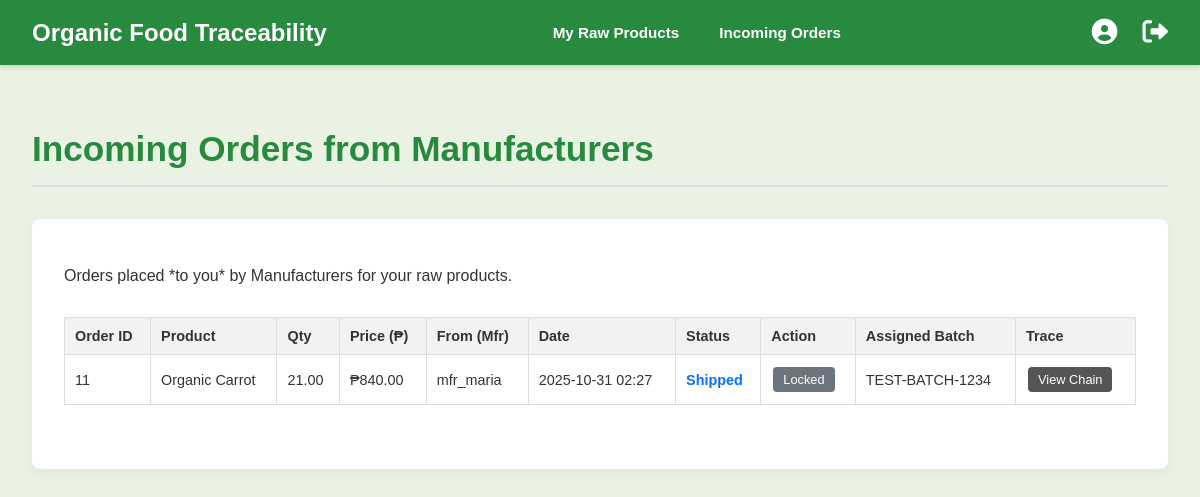
Page /farmer_orders.php (signed in) on the committed database.
### tables this page shows
CREATE TABLE IF NOT EXISTS `manufacturerfarmerorders` (
  `MF_OrderID` int NOT NULL AUTO_INCREMENT,
  `RawProductID` int NOT NULL,
  `FarmerID` int NOT NULL,
  `ManufacturerID` int NOT NULL,
  `OrderQuantity` decimal(10,2) NOT NULL,
  `TotalPrice` decimal(10,2) NOT NULL,
  `OrderDate` datetime DEFAULT CURRENT_TIMESTAMP,
  `Status` varchar(50) NOT NULL DEFAULT 'Pending Confirmation',
  `AssignedBatchID` int DEFAULT NULL,
  `isManipulated` tinyint(1) NOT NULL DEFAULT '0',
  `TransactionHash` varchar(255) DEFAULT NULL,
  PRIMARY KEY (`MF_OrderID`),
  KEY `RawProductID` (`RawProductID`),
  KEY `FarmerID` (`FarmerID`),
  KEY `ManufacturerID` (`ManufacturerID`),
  KEY `AssignedBatchID` (`AssignedBatchID`)
);

CREATE TABLE IF NOT EXISTS `products` (
  `ProductID` int NOT NULL AUTO_INCREMENT,
  `ProductName` varchar(150) NOT NULL,
  `ProductDescription` text,
  `CreatedByUserID` int NOT NULL,
  `ProductImage` varchar(255) DEFAULT NULL,
  `Quantity` decimal(10,2) DEFAULT NULL,
  `Price` decimal(10,2) DEFAULT NULL,
  `ShelfLifeDays` int DEFAULT NULL,
  `ProductType` varchar(20) NOT NULL DEFAULT 'Processed',
  `DateAdded` datetime DEFAULT CURRENT_TIMESTAMP,
  PRIMARY KEY (`ProductID`),
  KEY `CreatedByUserID` (`CreatedByUserID`),
  KEY `idx_product_type` (`ProductType`)
);

CREATE TABLE IF NOT EXISTS `users` (
  `UserID` int NOT NULL AUTO_INCREMENT,
  `Username` varchar(100) NOT NULL,
  `PasswordHash` varchar(255) NOT NULL,
  `RoleID` int NOT NULL,
  `FullName` varchar(150) DEFAULT NULL,
  `Email` varchar(150) DEFAULT NULL,
  `ContactNumber` varchar(20) DEFAULT NULL,
  `Address` text,
  `CertificateInfo` varchar(255) DEFAULT NULL,
  `VerificationStatus` varchar(20) NOT NULL DEFAULT 'Pending',
  `VerifiedByAdminID` int DEFAULT NULL,
  `VerificationDate` datetime DEFAULT NULL,
  `DateRegistered` datetime DEFAULT CURRENT_TIMESTAMP,
  PRIMARY KEY (`UserID`),
  UNIQUE KEY `Username` (`Username`),
  UNIQUE KEY `Email` (`Email`),
  KEY `RoleID` (`RoleID`),
  KEY `VerifiedByAdminID` (`VerifiedByAdminID`)
);

CREATE TABLE IF NOT EXISTS `productbatches` (
  `BatchID` int NOT NULL AUTO_INCREMENT,
  `ProductID` int NOT NULL,
  `UserID` int NOT NULL,
  `BatchNumber` varchar(100) NOT NULL,
  `SowingDate` date DEFAULT NULL,
  `HarvestedDate` date NOT NULL,
  `CropDetails` text,
  `SoilDetails` text,
  `FarmPractice` text,
  `TransactionHash` varchar(255) DEFAULT NULL,
  `QRCodePath` varchar(255) DEFAULT NULL,
  `DateCreated` datetime DEFAULT CURRENT_TIMESTAMP,
  PRIMARY KEY (`BatchID`),
  UNIQUE KEY `unique_batch` (`UserID`,`BatchNumber`),
  KEY `ProductID` (`ProductID`)
);

### farmer_orders.php (the view, shortened to what this page needs)
<?php
include_once 'header_app.php';
?>
<div class="page-header"> <h1>Incoming Orders from Manufacturers</h1> </div>
<div class="form-card">
    <p>Orders placed *to you* by Manufacturers for your raw products.</p>
    <div style="overflow-x:auto;"> <table class="list-table">
        <thead><tr><th>Order ID</th><th>Product</th><th>Qty</th><th>Price (₱)</th><th>From (Mfr)</th><th>Date</th><th>Status</th><th>Action</th><th>Assigned Batch</th><th>Trace</th></tr></thead>
        <tbody>
            <?php
            $sql = "SELECT mfo.*, p.ProductName, m.Username as ManufacturerName, pb.BatchNumber
                    FROM ManufacturerFarmerOrders mfo
                    JOIN Products p ON mfo.RawProductID = p.ProductID
                    JOIN Users m ON mfo.ManufacturerID = m.UserID
                    LEFT JOIN ProductBatches pb ON mfo.AssignedBatchID = pb.BatchID
                    WHERE mfo.FarmerID = ? ORDER BY mfo.OrderDate DESC";
            $stmt = $conn->prepare($sql);
            if($stmt){
                $stmt->bind_param("i", $user_id); $stmt->execute(); $result = $stmt->get_result();
                if ($result->num_rows > 0) {
                    while ($row = $result->fetch_assoc()) {
                        $dt = new DateTime($row['OrderDate']); $date = $dt->format('Y-m-d H:i');
                        $status_class = 'status-' . strtolower(str_replace(' ', '-', $row['Status']));
                        $assigned_batch_display = $row['BatchNumber'] ?? 'N/A';
                        echo "<tr>";
                        echo "<td>".$row['MF_OrderID']."</td>";
                        echo "<td>".htmlspecialchars($row['ProductName'])."</td>";
                        echo "<td>".htmlspecialchars($row['OrderQuantity'])."</td>";
                        echo "<td>₱".number_format($row['TotalPrice'],2)."</td>";
                        echo "<td>".htmlspecialchars($row['ManufacturerName'])."</td>";
                        echo "<td>".$date."</td>";
                        echo "<td class='".$status_class."'>".htmlspecialchars($row['Status'])."</td>";
                        echo "<td>";
                        if ($row['Status'] == 'Pending Confirmation') {
                             echo "<a href='farmer_orders.php?action=confirm_mf_order&mf_order_id=".$row['MF_OrderID']."' class='btn-action'>Confirm</a>";
                        } else {
                             echo "<span class='btn-action disabled'>Locked</span>";
                        }
                        echo "</td>";
                        echo "<td>".htmlspecialchars($assigned_batch_display)."</td>";
                        echo "<td>";
                        if ($row['AssignedBatchID']) {
                            echo "<a href='view_chain.php?batch_id=".$row['AssignedBatchID']."' class='btn-details' target='_blank'>View Chain</a>";
                        } else { echo "N/A"; }
                        echo "</td>";
                        echo "</tr>";
                    }
                } else { echo "<tr><td colspan='10'>No incoming orders found.</td></tr>"; }
            } else { echo "<tr><td colspan='10' style='color:red;'>Error preparing query: ".htmlspecialchars($conn->error)."</td></tr>"; error_log("Farmer orders prepare fail: ".$conn->error); }
            ?>
        </tbody>
    </table>
    </div> </div>
</div></body>
</html>

### app_style.css (style rules this page uses)
body { font-family:Arial,sans-serif;background-color:#EAF2E3;margin:0;padding:0;color:#333 }
.page-header { display:flex;justify-content:space-between;align-items:center;margin-bottom:2rem;padding-bottom:1rem;border-bottom:2px solid #ddd }
.page-header h1 { font-size:2.2rem;color:#278A3F;margin:0 }
.form-card { background:#fff;padding:2rem;border-radius:8px;box-shadow:0 4px 12px rgba(0,0,0,.05);max-width:900px;margin:1rem auto }
.list-table { width:100%;border-collapse:collapse;margin-top:1rem;margin-bottom:2rem;font-size:.9rem }
.list-table th,.list-table td { border:1px solid #ddd;padding:10px 12px;text-align:left;vertical-align:middle;word-wrap:break-word }
.list-table th { background-color:#f2f2f2;font-weight:700;white-space:nowrap }
.status-in-transit,.status-shipped { color:#0d6efd;font-weight:700 }
.btn-details,.btn-cancel,.btn-action { display:inline-block;padding:5px 10px;font-size:.8rem;color:#fff;text-decoration:none;border-radius:4px;border:none;cursor:pointer;margin:2px; }
.btn-details { background-color:#555 }
.btn-action { background-color:#28a745 }
.btn-action.disabled { background-color:#6c757d;pointer-events:none;cursor:default }

### farmer_orders.php (style rules this page uses)
.form-card { background:#fff;padding:2rem;border-radius:8px;box-shadow:0 4px 12px rgba(0,0,0,.05);margin:1rem auto;max-width:1400px }
.list-table { width:100%;border-collapse:collapse;margin-top:1rem;font-size:.9rem }
.list-table th,.list-table td { border:1px solid #ddd;padding:10px;text-align:left;vertical-align:middle }
.list-table th { background-color:#f2f2f2; font-weight: bold; }
.status-shipped { color:#0d6efd;font-weight:700 }
.btn-details,.btn-action,.btn-cancel { display:inline-block;padding:5px 10px;font-size:.8rem;color:#fff;text-decoration:none;border-radius:4px;border:none;cursor:pointer; margin: 2px; }
.btn-details { background-color:#555 }
.btn-action { background-color:#28a745 }
.btn-action.disabled { background-color:#6c757d;pointer-events:none }

### rows in the picture
manufacturerfarmerorders: MF_OrderID "11", RawProductID.ProductName "Organic Carrot", OrderQuantity "21.00", TotalPrice "840.00", ManufacturerID.Username "mfr_maria", OrderDate "2025-10-31 02:27", Status "Shipped", shows "Locked", AssignedBatchID.BatchNumber "TEST-BATCH-1234"
